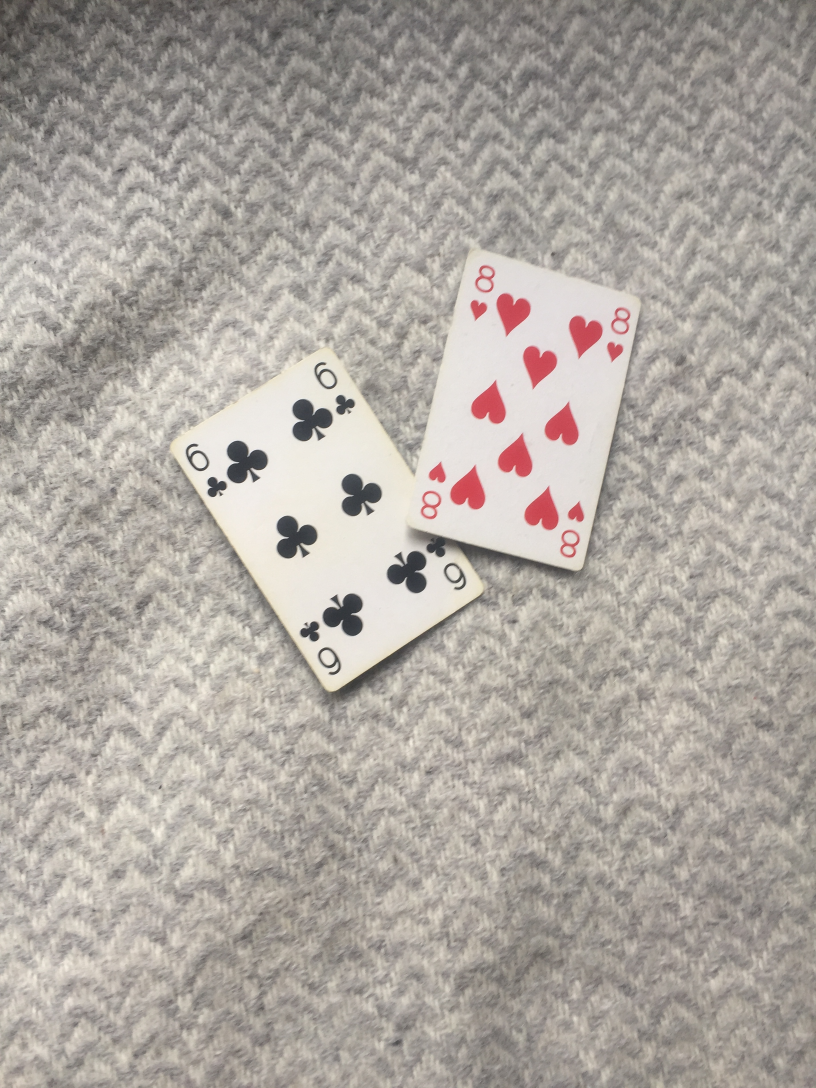
#> input picture Ressources/card1.JPG, 2448 x 3264 px (shown at 1/3 size)
$ python -i shapedetector.py   (imports and definitions only)
#> lines starting #> are read from the running program, lines starting #| are printed output that depends on the picture; after the words box and inside, x2 and y2 are one past the last pixel; in counts of white or black regions, pixels touching at a corner belong together
#> further down, picture is the input picture: shape (3264, 2448, 3); mean B, G, R 160.8, 167.4, 173.9
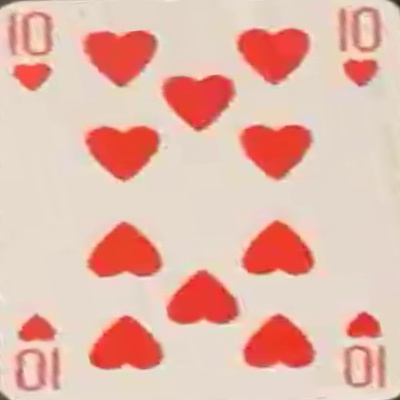
#> input picture templateCards/10_10.jpg, 400 x 400 px
#> in checkAll, template is the input picture: shape (400, 400, 3); mean B, G, R 171.2, 184.5, 229.1
import argparse
import cv2
import os
import imutils as imutils
import numpy as np
from switchForCards import dataForwarding, whileReact, deckpile

framewidth = 1920
frameheight = 1080

ref_point = []
crop = False
j = False


# [3 lines not run here, left out]

coordinates = []


def empty(a):
    pass


# [6 lines not run here, left out]

threshold1 = cv2.getTrackbarPos("Threshold1", "Parameters")
threshold2 = cv2.getTrackbarPos("Threshold2", "Parameters")

counter = 0


# [99 lines left out: functions getContours, warpPicture, not called in this run]


def checkCard(img, template):
    img1 = cv2.cvtColor(img, cv2.COLOR_RGB2GRAY)
    template1 = cv2.cvtColor(template, cv2.COLOR_RGB2GRAY)
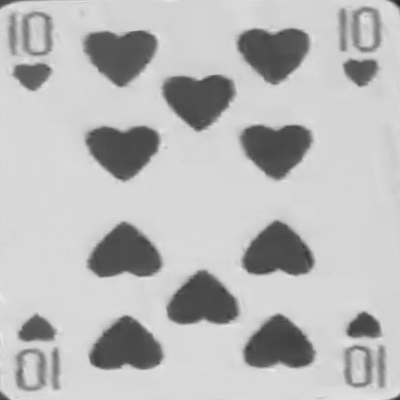
#> template1: shape (400, 400); min 35, max 235, mean 185.7
    ret, thresh1 = cv2.threshold(img1, 170, 250, cv2.THRESH_BINARY)
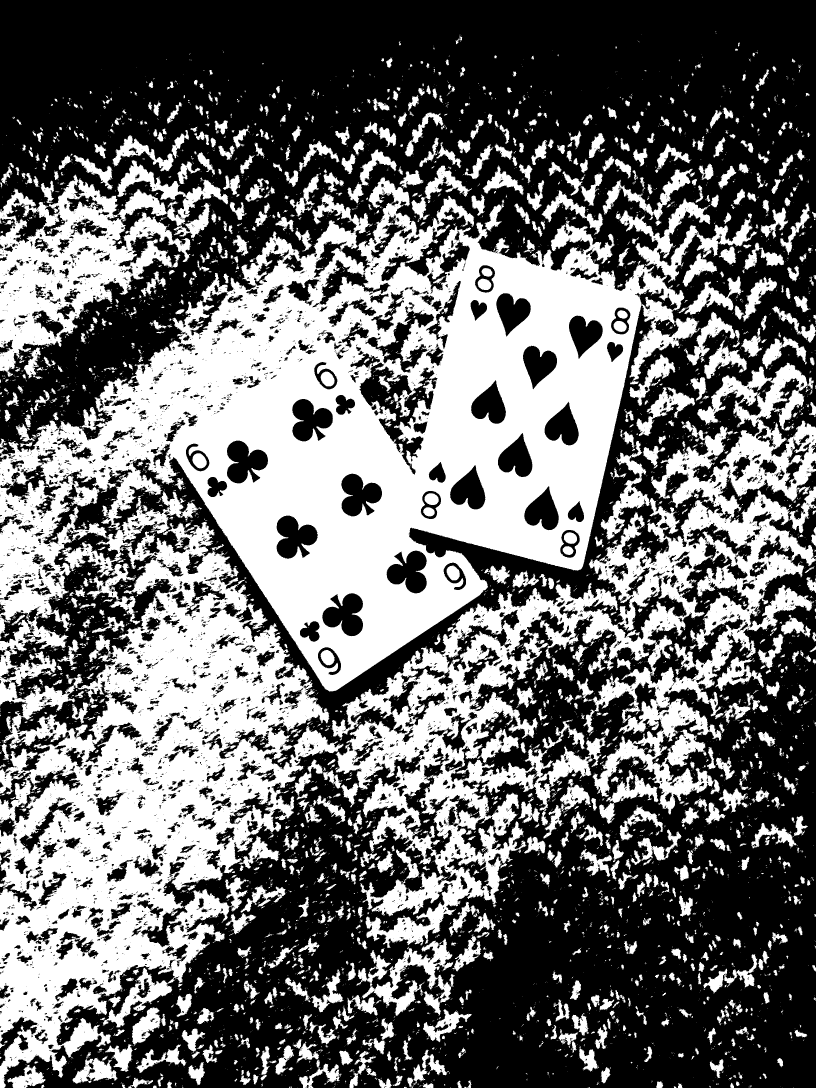
#> thresh1: shape (3264, 2448) (shown at 1/3 size); values 0 (black) and 250 (white), 42.8% white; 9208 white regions (7556 under 20 px), largest, box (x1, y1, x2, y2) and area: (0, 530, 2270, 3264) 2059401, (882, 1088, 2448, 2844) 592252, (0, 481, 685, 1130) 154735
    ret, thresh11 = cv2.threshold(template1, 170, 250, cv2.THRESH_BINARY)
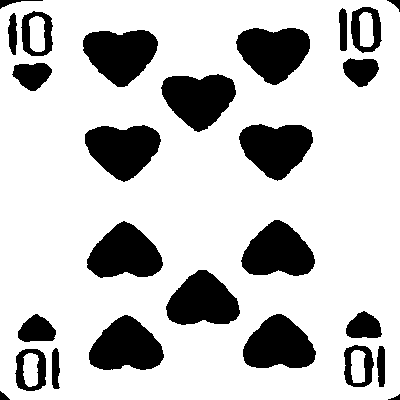
#> thresh11: shape (400, 400); values 0 (black) and 250 (white), 77.4% white; 26 black regions, largest, box (x1, y1, x2, y2) and area: (83, 30, 158, 87) 2982, (85, 125, 161, 182) 2966, (236, 28, 310, 85) 2964
#> (the run stopped early here; a loop or call above may not have finished)
